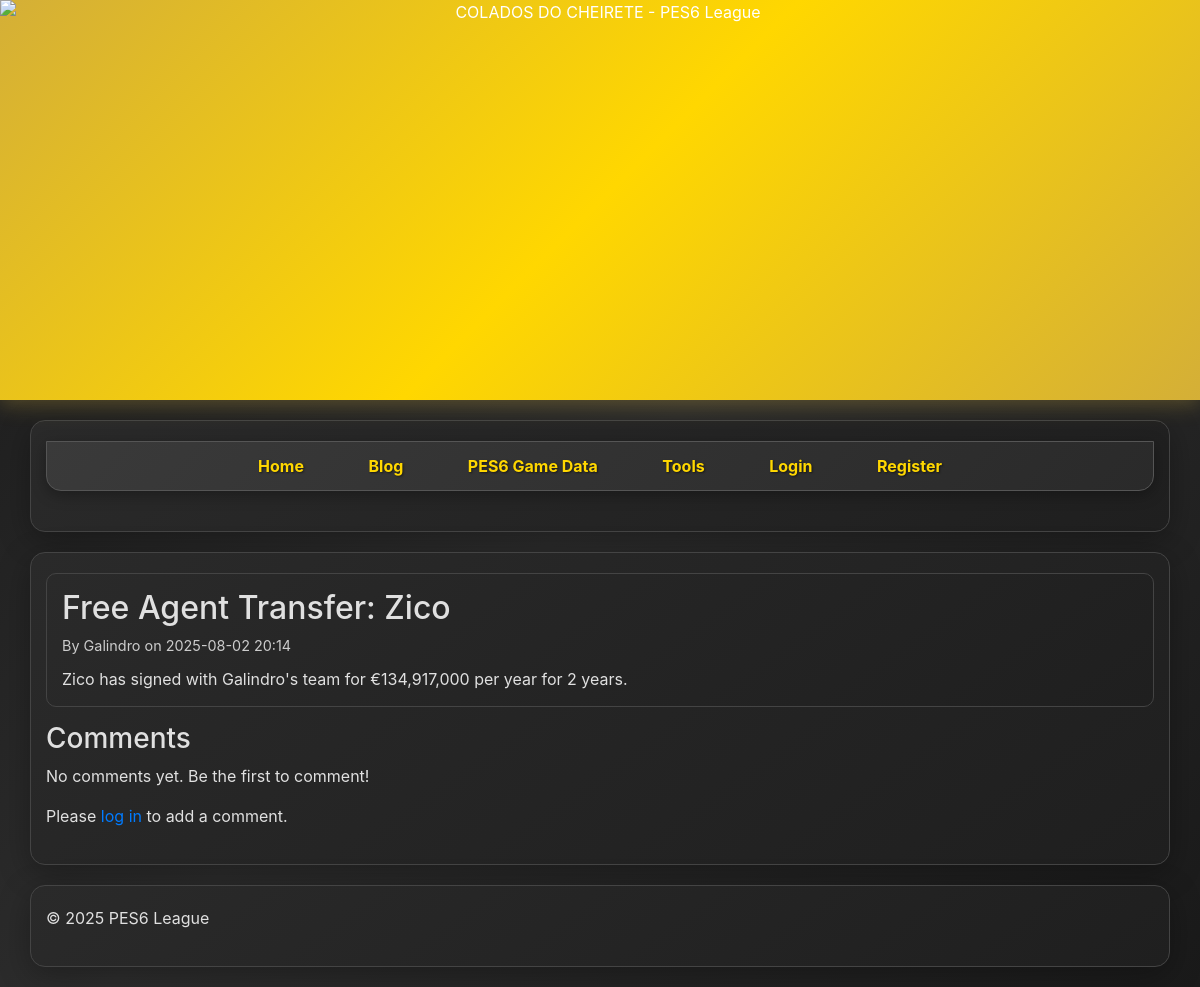
The page /blog/post/8 on the database its author committed.
### tables this page shows
CREATE TABLE posts (
    id INTEGER PRIMARY KEY AUTOINCREMENT,
    user_id INTEGER NOT NULL,
    title TEXT NOT NULL,
    content TEXT NOT NULL,
    media_type TEXT DEFAULT 'none',
    media_path TEXT,
    created_at TIMESTAMP DEFAULT CURRENT_TIMESTAMP,
    FOREIGN KEY (user_id) REFERENCES users(id) ON DELETE CASCADE
);

CREATE TABLE users (
    id INTEGER PRIMARY KEY AUTOINCREMENT,
    username TEXT UNIQUE NOT NULL,
    password TEXT NOT NULL,
    email TEXT UNIQUE NOT NULL,
    created_at TIMESTAMP DEFAULT CURRENT_TIMESTAMP
);

### app.py (the view, shortened to what this page needs)
@app.route('/blog/post/<int:post_id>', methods=['GET', 'POST'])
def view_post(post_id):
    cur = db_helper.get_cursor()
    cur.execute("""
        SELECT p.id, p.title, p.content, u.username, p.created_at, p.media_type, p.media_path
        FROM posts p
        JOIN users u ON p.user_id = u.id
        WHERE p.id = ?
    """, (post_id,))
    post = cur.fetchone()
    if not post:
        flash('Post not found.', 'danger')
        return redirect(url_for('blog'))
    post = dict(post)
    if post['created_at']:
        from datetime import datetime
        post['created_at'] = datetime.fromisoformat(post['created_at'].replace('Z', '+00:00'))
    cur.execute("""
        SELECT c.content, u.username, c.created_at
        FROM comments c
        JOIN users u ON c.user_id = u.id
        WHERE c.post_id = ?
        ORDER BY c.created_at ASC
    """, (post_id,))
    comments = [dict(row) for row in cur.fetchall()]
    from datetime import datetime
    for comment in comments:
        if comment['created_at']:
            comment['created_at'] = datetime.fromisoformat(comment['created_at'].replace('Z', '+00:00'))
    cur.close()
    return render_template('view_post.html', post=post, comments=comments)

### app.py (called while the page is built)
@app.context_processor
def inject_unread_count():
    if current_user.is_authenticated:
        return {'get_unread_count': get_unread_count}
    return {'get_unread_count': lambda x: 0}

### db_helper.py (called while the page is built)
def get_connection():
    if 'db_conn' not in g:
        g.db_conn = sqlite3.connect(DATABASE)
        g.db_conn.row_factory = sqlite3.Row
        g.db_conn.execute('PRAGMA foreign_keys = ON;')
    return g.db_conn

def get_cursor():
    return get_connection().cursor()

def close_connection(e=None):
    db_conn = g.pop('db_conn', None)
    if db_conn is not None:
        db_conn.close()

### templates/view_post.html (shortened to what this page needs)
{% extends "base.html" %}
{% block content %}
    <div class="post-item">
        <h2>{{ post.title }}</h2>
        <p class="post-meta">By {{ post.username }} on {{ post.created_at.strftime('%Y-%m-%d %H:%M') }}</p>
        <div class="post-content">{{ post.content | safe }}</div>
    </div>
    <h3>Comments</h3>
    {% if comments %}
        {% for comment in comments %}
            <div class="comment-item">
                <h4>{{ comment.username }}</h4>
                <p class="comment-meta">{{ comment.created_at.strftime('%Y-%m-%d %H:%M') }}</p>
                <p>{{ comment.content }}</p>
            </div>
        {% endfor %}
    {% else %}
        <p>No comments yet. Be the first to comment!</p>
    {% endif %}
    {% if current_user.is_authenticated %}
        <div class="comment-form">
            <h3>Add a Comment</h3>
            <form method="POST">
                <label for="comment_content">Your Comment:</label>
                <textarea id="comment_content" name="comment_content" rows="5" required></textarea>
                <button type="submit">Submit Comment</button>
            </form>
        </div>
    {% else %}
        <p>Please <a href="{{ url_for('login') }}">log in</a> to add a comment.</p>
    {% endif %}
{% endblock %}

### static/css/style.css (style rules this page uses)
body { font-family: 'Arial', sans-serif; margin: 0; padding: 0; background: linear-gradient(135deg, #1a1a1a 0%, #2d2d2d 50%, #1a1a1a 100%); color: #e0e0e0; min-height: 100vh; }
.post-item, .comment-item { background: linear-gradient(145deg, #2a2a2a, #1f1f1f); border: 1px solid #444; padding: 15px; margin-bottom: 15px; border-radius: 10px; color: #e0e0e0; }
.post-meta, .comment-meta { font-size: 0.9em; color: #ccc; margin-bottom: 10px; }

### rows shown on the page
posts: title "Free Agent Transfer: Zico", content "Zico has signed with Galindro's team for €134,917,000 per year for 2 years."
users: username "Galindro"

### other values the page prints
{{ post.created_at.strftime('%Y-%m-%d %H:%M') }} "2025-08-02 20:14"
